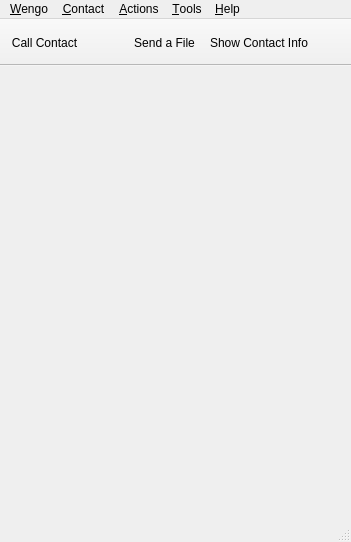
<ui version="4.0" >
 <author></author>
 <comment></comment>
 <exportmacro></exportmacro>
 <class>ChatMainWindow</class>
 <widget class="QMainWindow" name="ChatMainWindow" >
  <property name="geometry" >
   <rect>
    <x>0</x>
    <y>0</y>
    <width>351</width>
    <height>542</height>
   </rect>
  </property>
  <property name="windowTitle" >
   <string>MainWindow</string>
  </property>
  <property name="toolButtonStyle" >
   <enum>Qt::ToolButtonIconOnly</enum>
  </property>
  <widget class="QWidget" name="centralwidget" >
   <layout class="QGridLayout" >
    <property name="margin" >
     <number>6</number>
    </property>
    <property name="spacing" >
     <number>3</number>
    </property>
   </layout>
  </widget>
  <widget class="QMenuBar" name="menubar" >
   <property name="geometry" >
    <rect>
     <x>0</x>
     <y>0</y>
     <width>351</width>
     <height>29</height>
    </rect>
   </property>
   <widget class="QMenu" name="menuContact" >
    <property name="title" >
     <string>&amp;Contact</string>
    </property>
    <addaction name="actionAddContact" />
    <addaction name="actionSearchWengoContact" />
   </widget>
   <widget class="QMenu" name="menuWengo" >
    <property name="title" >
     <string>&amp;Wengo</string>
    </property>
    <addaction name="actionShowWengoAccount" />
    <addaction name="actionEditMyProfile" />
    <addaction name="actionWengoServices" />
    <addaction name="separator" />
    <addaction name="actionClose" />
   </widget>
   <widget class="QMenu" name="menuTools" >
    <property name="title" >
     <string>&amp;Tools</string>
    </property>
    <addaction name="actionShowFileTransfer" />
   </widget>
   <widget class="QMenu" name="menuHelp" >
    <property name="title" >
     <string>&amp;Help</string>
    </property>
    <addaction name="actionShowWengoForum" />
    <addaction name="actionWengoFAQ" />
   </widget>
   <widget class="QMenu" name="menuActions" >
    <property name="title" >
     <string>&amp;Actions</string>
    </property>
    <addaction name="actionCreateConferenceCall" />
    <addaction name="actionSendSms" />
    <addaction name="separator" />
    <addaction name="actionSaveHistoryAs" />
   </widget>
   <addaction name="menuWengo" />
   <addaction name="menuContact" />
   <addaction name="menuActions" />
   <addaction name="menuTools" />
   <addaction name="menuHelp" />
  </widget>
  <widget class="QStatusBar" name="statusbar" >
   <property name="geometry" >
    <rect>
     <x>0</x>
     <y>520</y>
     <width>351</width>
     <height>22</height>
    </rect>
   </property>
   <property name="autoFillBackground" >
    <bool>false</bool>
   </property>
  </widget>
  <widget class="QToolBar" name="toolBar" >
   <property name="windowTitle" >
    <string>Main Toolbar</string>
   </property>
   <property name="movable" >
    <bool>false</bool>
   </property>
   <property name="orientation" >
    <enum>Qt::Horizontal</enum>
   </property>
   <property name="iconSize" >
    <size>
     <width>32</width>
     <height>32</height>
    </size>
   </property>
   <attribute name="toolBarArea" >
    <number>4</number>
   </attribute>
   <addaction name="actionCallContact" />
   <addaction name="actionSendSms" />
   <addaction name="actionSendFile" />
   <addaction name="actionContactInfo" />
  </widget>
  <action name="actionShowWengoAccount" />
  <action name="actionEditMyProfile" />
  <action name="actionWengoServices" />
  <action name="actionClose" />
  <action name="actionAddContact" />
  <action name="actionSearchWengoContact" />
  <action name="actionSendSms" />
  <action name="actionCreateConferenceCall" />
  <action name="actionShowWengoForum" />
  <action name="actionWengoFAQ" />
  <action name="actionCallContact" >
   <property name="icon" >
    <iconset resource="../wengophone.qrc" >:/pics/contact/call.png</iconset>
   </property>
   <property name="text" >
    <string>Call Contact</string>
   </property>
   <property name="iconText" >
    <string>Call Contact</string>
   </property>
   <property name="toolTip" >
    <string>Call Contact</string>
   </property>
  </action>
  <action name="actionSendFile" >
   <property name="icon" >
    <iconset resource="../wengophone.qrc" >:/pics/filetransfer/send-file.png</iconset>
   </property>
   <property name="text" >
    <string>Send a File</string>
   </property>
   <property name="iconText" >
    <string>Send a File</string>
   </property>
   <property name="toolTip" >
    <string>Send a File</string>
   </property>
  </action>
  <action name="actionCreateChatConf" >
   <property name="icon" >
    <iconset resource="../wengophone.qrc" >:/pics/chat/chat-room.png</iconset>
   </property>
   <property name="text" >
    <string>createChatConf</string>
   </property>
  </action>
  <action name="actionContactInfo" >
   <property name="icon" >
    <iconset resource="../wengophone.qrc" >:/pics/chat/contact-details.png</iconset>
   </property>
   <property name="text" >
    <string>Show Contact Info</string>
   </property>
   <property name="iconText" >
    <string>Show Contact Info</string>
   </property>
   <property name="toolTip" >
    <string>Show Contact Info</string>
   </property>
  </action>
  <action name="actionBlockContact" >
   <property name="icon" >
    <iconset resource="../wengophone.qrc" >:/pics/chat/block-a.png</iconset>
   </property>
   <property name="text" >
    <string>blockContact</string>
   </property>
  </action>
  <action name="actionShowFileTransfer" >
   <property name="text" >
    <string/>
   </property>
  </action>
  <action name="actionSaveHistoryAs" >
   <property name="icon" >
    <iconset/>
   </property>
   <property name="text" >
    <string>&amp;Save History As...</string>
   </property>
  </action>
 </widget>
 <pixmapfunction></pixmapfunction>
 <resources>
  <include location="../wengophone.qrc" />
 </resources>
 <connections/>
</ui>
